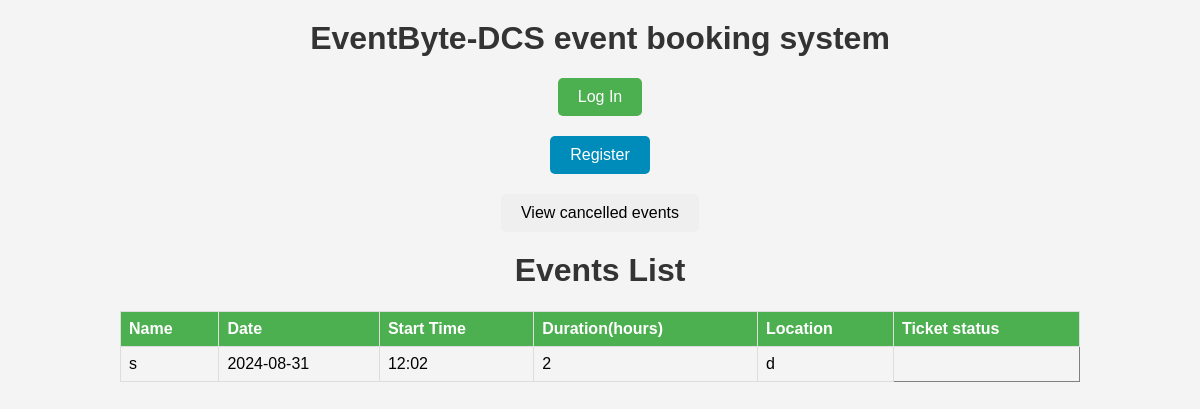
The page / on the database its author committed.
### db_schema.py (models this page shows, shortened)
class Events(db.Model):
    __tablename__ = 'Events'
    id=db.Column(db.Integer, primary_key=True)
    name = db.Column(db.String(20), unique=True)
    date = db.Column(db.String(20))
    start_time = db.Column(db.String(30))
    duration=db.Column(db.Integer)
    capacity=db.Column(db.Integer)
    location=db.Column(db.String(20))
    tickets=db.Column(db.Integer)

### app.py (the view)
@app.route('/')
def home():
    events=Events.query.all()
    return render_template("home.html",events=events)

### templates/home.html (shortened to what this page needs)
<!DOCTYPE html>
<html lang="en">
<head>
    <link rel="stylesheet" href="static/css/home.css">
</head>
<body>
<h1> EventByte-DCS event booking system </h1>
<button id="login"> Log In</button>
<button id="register"> Register</button>
<button id="cancelledEvents"> View cancelled events</button>
    <h1>Events List</h1>
    <table border="1">
        <thead>
            <tr>
                <th>Name</th>
                <th>Date</th>
                <th>Start Time</th>
                <th>Duration(hours)</th>
                <th>Location</th>
                <th>Ticket status</th>
            </tr>
        </thead>
        <tbody>
            {% for event in events %}
                <tr>
                    <td>{{ event.name }}</td>
                    <td>{{ event.date }}</td>
                    <td>{{ event.start_time }}</td>
                    <td>{{ event.duration }}</td>
                    <td>{{ event.location }}</td>
                </tr>
            {% endfor %}
        </tbody>
    </table>
</body>
</html>

### static/css/home.css (style rules this page uses)
body { font-family: Arial, sans-serif; margin: 0; padding: 0; background-color: #f4f4f4; }
h1 { text-align: center; color: #333; margin-top: 20px; }
button { display: block; margin: 20px auto; padding: 10px 20px; font-size: 16px; border: none; border-radius: 5px; cursor: pointer; }
#login { background-color: #4caf50; color: white; }
#register { background-color: #008CBA; color: white; }
table { width: 80%; margin: 20px auto; border-collapse: collapse; }
th, td { border: 1px solid #ddd; padding: 8px; text-align: left; }
thead { background-color: #4CAF50; color: white; }

### rows shown on the page
Events: name "s", date "2024-08-31", start_time "12:02", duration "2", location "d"
